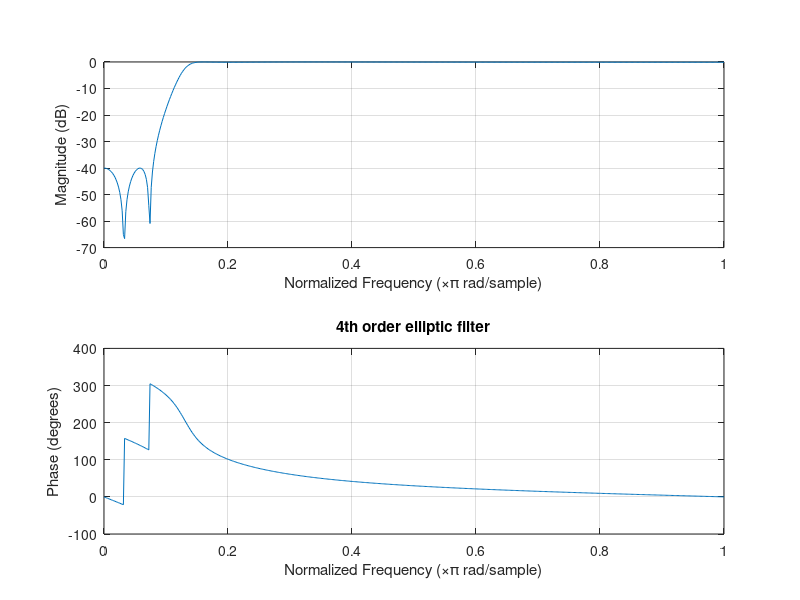

This chart was generated by the following MATLAB code: (Note: this script raises an error after producing the figure.)
%%
% <latex> 
% \title{BE 521: Homework 6 \\{\normalsize Spike sorting}\\{\normalsize Spring 2021}} 
% \author{60 points} 
% \date{Due: Tuesday, 03/09/2021 10:00pm} 
% \maketitle \textbf{Objective:} Detect and cluster spikes
% </latex>

%% 
% <latex> 
% \begin{center} \author{Jal Mahendra Panchal \\
%   \normalsize Collaborators: COLLABORATORS HERE \\}
% \end{center} 
% </latex>

%% 
% <latex>
% \subsection*{Overview}
% In this homework, you will do some basic spike sorting using two different datasets. The first (\verb|I521_A0006_D001|) is from a crayfish neuromuscular junction, a good model for human central nervous system synapses\footnote{The sampling rate of this data is 2000 Hz, which is adequate for this homework's instructional purposes but usually inadequate for real spike sorting, which often uses sampling frequencies on the order of 20 kHz.}. Specifically, the data contains two simultaneous recordings: an extracellular recording from the third nerve (channel \verb|nerve|) of a crayfish abdominal ganglion, which contains six spontaneously active motor neurons, and an intracellular recording from the superficial flexor muscle (channel \verb|muscle|) innervated by this nerve. You will attempt to discern relationships between the classes of spike waveforms you extract from the motor nerve trace and elicited potentials seen in the muscle fiber recording. 
% Then, you will revisit a human intracranial EEG recording (\verb|I521_A0006_D002|) and use some of the techniques you've learned in class to build a more automated spike sorter. 
% Note: While spikes may have positive and negative deflections, we will only focus on positive spikes on this homework for simplicity. 
% \section{Spike Detection and Clustering (38 pts)}
% In this section, you will explore some basic filtering and spike thresholding to ultimately compare spike clusters you pick out by eye to those selected by an automated algorithm.
% \begin{enumerate}
%     \item You can assume that the nerve samples have already been low-pass filtered. Here you will high-pass filter in order to remove signals like slow local field potentials and 60 Hz power line noise. Create a 4th order \textit{elliptic filter} with 0.1 dB of ripple in the passband, a stopband 40 dB lower than the peak value in the passband, and a passband edge frequency of 300 Hz (see Matlab's \verb|ellip| function and make sure your give the edge frequency in the correct normalized form). The statement to create this filter (defined by the filter coefficients \verb|b| and \verb|a|) should look something like
%   \begin{lstlisting}
% 	[b,a]=ellip(n,Rp,Rs,Wp,'high')
%   \end{lstlisting}
%   Clearly specify the denominator and numerator coefficients obtained for your filter function. (2pts)
% </latex>




%%
% $\textbf{Answer 1.1} \\$

%%
%ellip filter 
n = 4 ; %4th order filter 
Rp = 0.1 ; %pass band ripple in db 
Rs  = 40 ; % stop band attenuation in db 
Wp = 300 ; %pass band edge frequency in hz

fs = 2000; %sampling freq in hz
Wp  = Wp/fs; % converting cutoff freq to a ratio of sampling freq 

[nmtr_b , den_a ] = ellip(n,Rp, Rs , Wp, 'high') ;

%%
% The filter's numerator and denomerator respectively are
nmtr_b
den_a

figure();
freqz(nmtr_b, den_a);
title('4th order elliptic filter')
%% 
% <latex>
%   \item Using the \verb|filter| function and \verb|filtfilt| function, obtain two different filtered outputs of the nerve signal.
%       \begin{enumerate}
%         \item In a 2x1 subplot, plot the first 50 ms of the unfiltered nerve signal in the top subplot; in the bottom subplot, plot the \verb|filter| output in blue and the \verb|filtfilt| output in red. Use a potential range (y-axis) of -20 to 50 millivolts. (4 pts)
% </latex>

%%
% $\textbf{Answer 1.2a} \\$

%%
%obtaining the I521_A0006_D001 signal
addpath(genpath('/Users/jalpanchal/git/be521'));

session_cray = IEEGSession('I521_A0006_D001', 'jalpanchal', 'jal_ieeglogin.bin');
sampling_frequency_hz_cray = session_cray.data.sampleRate;
duration_in_sec_cray = session_cray.data(1).rawChannels(1).get_tsdetails.getDuration/1e6;

muscle_raw_uV = session_cray.data.getvalues(0, duration_in_sec_cray * 1e6, 1);
nerve_raw_uV = session_cray.data.getvalues(0, duration_in_sec_cray * 1e6, 2);

duration = datestr(seconds(duration_in_sec_cray),'HH:MM:SS:FFF');

%%
%filtering using filter
nerve_filter_uV = filter(nmtr_b,den_a,nerve_raw_uV);

%filtering using filtfilt
nerve_filtfilt_uV = filtfilt(nmtr_b,den_a,nerve_raw_uV);

%%
%plot 
fs = sampling_frequency_hz_cray;
t = 0 : 1e3/sampling_frequency_hz_cray : duration_in_sec_cray*1e3 - 1e3/sampling_frequency_hz_cray ;

figure();
ax1 = subplot(2,1,1);
plot(t, nerve_raw_uV/1000, 'Linewidth', 1)                   
title('Nerves channel raw')
xlabel('Time (ms)')
ylabel('Signal Amplitude (mV)')
xlim([0, 50])
ylim([-20 50])

ax2 = subplot(2,1,2);
plot(t, nerve_filter_uV/1000, 'Linewidth', 1, 'color',[0 0.4470 0.7410] );
hold on 
plot(t, nerve_filtfilt_uV/1000, 'Linewidth', 1, 'color', [0.8500 0.3250 0.0980]);
hold off
title('Nerves channel filtered')
xlabel('Time (ms)')
ylabel('Signal Amplitude (mV)')
legend('filter()', 'filtfilt()')
xlim([0, 50]) 
ylim([-20 50])

suptitle('Filtering nerve channel data for I521\_A0006\_D001')

%% 
% <latex>
%         \item How is the unfiltered signal different from the filtered signal? What is different about the two filtered (red and blue) signals? (2 pts)
% </latex>

%%
% $\textbf{Answer 1.2b} \\$

%%
% The unfiltered signal has low frequency components and a 60 hz power line
% noise that can be seen as a base line fluctuation. In the filtered
% signals, the lower frequencies have been removed and a stable baseline
% can be seen. $\\$
% The $filtfilt$ function processes the signal in the forward and reverse
% direction to cause a zero phase distortion as compared to the $filter$
% function which prosses the signal only in the forward direction which can
% result in a phase shift. The $filtfilt$ function due to its two direction
% approach results in doubling of the order of filter as specified by the
% filter coefficients b(numerator) and a(denomerator). The $filter$  function in
% contrast maintains the order of the filter.

%% 
% <latex>
%         \item Briefly explain the mathematical difference between the two filtering methods, and why one method might be more advantageous than the other in the context of spike detection? (5 pts)
% </latex>

%%
% $\textbf{Answer 1.2c} \\$

%%
% The $filter$ function..
%%
% <latex>
%       \end{enumerate}
%         \item Using a spike threshold of +30 mV, calculate the index and value of the peak voltage for each spike in the \textbf{filtered} nerve signal (select the best one). Use these values to plot the first 2.5 seconds of the nerve signal with a red dot above (e.g. 10 mV above) each spike. (Hint: Plot the entire length of the nerve signal with all the spikes marked but then restrict the x-axis using \verb|xlim| to [0, 2.5] seconds) (4 pts)
% </latex>

%%
% $\textbf{Answer 1.3} \\$

%%
%peak identification
x = nerve_filtfilt_uV/1000;
threshold = 30;

%finding peak using sign change in second derivative(maxima) for signal above
%threshold
peak_find = @(x, th) (find((diff(diff(x) < 0 ) .* (x(2:end-1) >th))>0));

nerve_ff_peakidx = peak_find(x,threshold);


%%
%plotting peaks in filtered signal
fs = sampling_frequency_hz_cray;
t = 0 : 1e3/sampling_frequency_hz_cray : duration_in_sec_cray*1e3 - 1e3/sampling_frequency_hz_cray ;
figure();
plot(t/1000, x, 'Linewidth', 1);
hold on;
plot(0 + ((nerve_ff_peakidx)/fs), x(nerve_ff_peakidx+1)+10, '.', 'Markersize',10, 'color' ,[0.8500 0.3250 0.0980] );
hold off;
ylabel('Amplitude (mV)');
xlabel('Time (sec)');
title('Nerves channel filtered for I521\_A0006\_D001');
legend('filtered signal', 'peaks>30mV')
xlim([0 2.5])

%% 
% <latex>
%  \item Under the assumption that different cells produce different action potentials with distinct peak amplitudes, decide how many cells you think were recorded (some number between 1 and 6). You may find it helpful to zoom in and pan on the plot you made in question 1.3. You may also find it useful to plot the sorted peak values to gain insight into where ``plateaus'' might be. (No need to include these preliminary plots in the report, though.) Use thresholds (which you well set manually/by eye) to separate the different spikes. Make a plot of the first 2.5 seconds similar to that in 1.3 except now color the spike dots of each group a different color (e.g., \verb|'r.'|,\verb|'g.'|,\verb|'k.'|,\verb|'m.'|).(6 pts)
% </latex>

%%
% $\textbf{Answer 1.4} \\$

%%
nerve_peak_amp = sort(x(nerve_ff_peakidx+1));
%%
plot(nerve_peak_amp);
%%
plot(diff(nerve_peak_amp))
%%
histogram( x(nerve_ff_peakidx+1), 1000);


%%
% Based on manual insoection of the spike amplitude and shape, it appears
% that 6 different neurons are recorded in the nerve channel of the signal


%%
%plotting peaks in filtered signal
x = nerve_filtfilt_uV/1000;
fs = sampling_frequency_hz_cray;
t = 0 : 1e3/sampling_frequency_hz_cray : duration_in_sec_cray*1e3 - 1e3/sampling_frequency_hz_cray ;

%making a cell array for each neuron peak
n = {};
n{1} = find(x(nerve_ff_peakidx+1) <50 & x(nerve_ff_peakidx+1)>30);
n{2} = find(x(nerve_ff_peakidx+1) <85 & x(nerve_ff_peakidx+1)>50);
n{3} = find(x(nerve_ff_peakidx+1) <110 & x(nerve_ff_peakidx+1)>85);
n{4} = find(x(nerve_ff_peakidx+1) <155 & x(nerve_ff_peakidx+1)>110);
n{5} = find(x(nerve_ff_peakidx+1) <201 & x(nerve_ff_peakidx+1)>155);
n{6} = find(x(nerve_ff_peakidx+1) <350 & x(nerve_ff_peakidx+1)>201);

figure();
plot(t/1000, x, 'Linewidth', 1);
hold on;
%plot all peaks
% plot(0 + (nerve_ff_peakidx/fs), x(nerve_ff_peakidx+1)+10, '.', 'Markersize',10, 'color' ,[0.8500 0.3250 0.0980] );

plot(nerve_ff_peakidx(n{1})/fs, x(nerve_ff_peakidx(n{1})+1) +10,'r.', 'Markersize',15);

plot(nerve_ff_peakidx(n{2})/fs, x(nerve_ff_peakidx(n{2})+1)+ 10,'b.', 'Markersize',15);
plot(nerve_ff_peakidx(n{3})/fs, x(nerve_ff_peakidx(n{3})+1)+ 10,'g.', 'Markersize',15);
plot(nerve_ff_peakidx(n{4})/fs, x(nerve_ff_peakidx(n{4})+1)+ 10,'k.', 'Markersize',15);
plot(nerve_ff_peakidx(n{5})/fs, x(nerve_ff_peakidx(n{5})+1)+ 10,'m.', 'Markersize',15);
plot(nerve_ff_peakidx(n{6})/fs, x(nerve_ff_peakidx(n{6})+1)+ 10,'c.', 'Markersize',15);

hold off;
ylabel('Amplitude (mV)');
xlabel('Time (sec)');
title('Nerves channel manual clustering of neurons for I521\_A0006\_D001');
legend('filtered signal','neuron1', 'neuron2', 'neuron3', 'neuron4', 'neuron5', 'neuron6')
xlim([0 2.5])


%% 
% <latex>
%  \item Use Matlab's $k$-means\footnote{Clustering, like $k$-means you are using here, is a form of unsupervised learning.} function (\verb|kmeans|) to fit $k$ clusters (where $k$ is the number of cells you think the recording is picking up) to the 1D data for each spike. 
%   \begin{enumerate}
% 	\item Using the same color order (for increasing spike amplitude) as you did for the thresholds in question 1.4, plot the spike cluster colors as little dots slightly above those you made for question 1.4. The final figure should be a new plot of the nerve voltage and two dots above each spike, the first being your manual label and the second your clustered label, which (hopefully/usually) should be the same color. (4 pts)
% </latex>

%%
% $\textbf{Answer 1.5a} \\$

%%
%kmeans clustering
% rng(1); % For reproducibility
n_clusters = 6;
[idx, centroid] = kmeans( x(nerve_ff_peakidx+1), n_clusters, 'Display','iter');
[~,i] = sort(centroid);

km_n = {};

km_n{1} = find(idx==i(1));
km_n{2} = find(idx==i(2));
km_n{3} = find(idx==i(3));
km_n{4} = find(idx==i(4));
km_n{5} = find(idx==i(5));
km_n{6} = find(idx==i(6));

%%
%plotting clusters
figure();
plot(t/1000, x, 'Linewidth', 1);
hold on;
%plot all peaks
% plot(0 + (nerve_ff_peakidx/fs), x(nerve_ff_peakidx+1)+10, '.', 'Markersize',10, 'color' ,[0.8500 0.3250 0.0980] );

%plotting manaul peaks
plot(nerve_ff_peakidx(n{1})/fs, x(nerve_ff_peakidx(n{1})+1) +10,'r.', 'Markersize',15);
plot(nerve_ff_peakidx(n{2})/fs, x(nerve_ff_peakidx(n{2})+1)+ 10,'b.', 'Markersize',15);
plot(nerve_ff_peakidx(n{3})/fs, x(nerve_ff_peakidx(n{3})+1)+ 10,'g.', 'Markersize',15);
plot(nerve_ff_peakidx(n{4})/fs, x(nerve_ff_peakidx(n{4})+1)+ 10,'k.', 'Markersize',15);
plot(nerve_ff_peakidx(n{5})/fs, x(nerve_ff_peakidx(n{5})+1)+ 10,'m.', 'Markersize',15);
plot(nerve_ff_peakidx(n{6})/fs, x(nerve_ff_peakidx(n{6})+1)+ 10,'c.', 'Markersize',15);

%plotting kmeans clusters
plot(nerve_ff_peakidx(km_n{1})/fs, x(nerve_ff_peakidx(km_n{1})+1)+20,'r.', 'Markersize',15);
plot(nerve_ff_peakidx(km_n{2})/fs, x(nerve_ff_peakidx(km_n{2})+1)+20,'b.', 'Markersize',15);
plot(nerve_ff_peakidx(km_n{3})/fs, x(nerve_ff_peakidx(km_n{3})+1)+20,'g.', 'Markersize',15);
plot(nerve_ff_peakidx(km_n{4})/fs, x(nerve_ff_peakidx(km_n{4})+1)+20,'k.', 'Markersize',15);
plot(nerve_ff_peakidx(km_n{5})/fs, x(nerve_ff_peakidx(km_n{5})+1)+20,'m.', 'Markersize',15);
plot(nerve_ff_peakidx(km_n{6})/fs, x(nerve_ff_peakidx(km_n{6})+1)+20,'c.', 'Markersize',15);

hold off;
ylabel('Amplitude (mV)');
xlabel('Time (sec)');
title('Nerves channel comparing manual clustering to kmeans clustering for I521\_A0006\_D001');
legend('filtered signal', 'neuron1', 'neuron2', 'neuron3', 'neuron4', 'neuron5', 'neuron6')
xlim([0 2.5])


%% 
% <latex>
% 	\item Which labeling, your manual ones or the ones learned by clustering) seem best, or do they both seem just as good? (Again, panning over the entire plot may be helpful.) (2 pts)
% </latex>

%%
% $\textbf{Answer 1.5b} \\$

%%
%

%% 
% <latex>
%   \end{enumerate}
%  \item In this question,  you will test the hypothesis that the muscle potential responses are really only due to spikes from a subset of the cells you have identified in the previous two questions. First, plot the first 2.5 seconds of the muscle fiber potential and compare it with that of the nerve. Observe the relationship between spikes and the muscle fiber response. (No need to include this plot and observation in your report.)
%      Now, calculate the maximum muscle fiber potential change\footnote{max voltage - min voltage} in the 25 ms\footnote{Note that this 25 ms window is somewhat ad hoc and is just what seems reasonable by eye for this data. It implies no underlying physiological time scale or standard.} window after each spike (with the assumption that spikes without any/much effect on the muscle fiber potential do not directly innervate it). 
%   \begin{enumerate}
%    \item Using the cell groups you either manually defined or found via $k$-means clustering (just specify which you're using) again with different colors, plot a colored point for each spike where the x-value is the spike amplitude and the y-value is the muscle potential change. (6 pts)
% </latex>


%%
% $\textbf{Answer 1.6a} \\$



%%
%plotting peaks in filtered signal
fs = sampling_frequency_hz_cray;
t = 0 : 1e3/sampling_frequency_hz_cray : duration_in_sec_cray*1e3 - 1e3/sampling_frequency_hz_cray ;
figure();
yyaxis left
plot(t/1000, x, 'Linewidth', 1);
ylabel('Amplitude (mV)');
hold on;

yyaxis right
plot(t/1000, muscle_raw_uV/1000,  'color' ,[0.8500 0.3250 0.0980] );
ylabel('Amplitude (mV)');
ylim([-76, -50]) 

%plotting markers for peaks
hold on
for i = 1:size(nerve_ff_peakidx/fs,1)
        xline(nerve_ff_peakidx(i)/fs);
end

hold off; 

xlabel('Time (sec)');
title('nerve and muscle channel for I521\_A0006\_D001');
legend('filtered nerve signal', 'muscle channel')
xlim([0 2.5])

%%
%calculating muscle fiber potential change after neuron spike
pot_change_peak = {};
%first we loop through the different sets of neuron clusters
for i= 1:n_clusters
    idx = km_n{i};
    temp_ = zeros(size(idx,1),3);
    for j = 1:size(idx,1)
       %calculating max and min mulscle voltage in 25 ms window after peak
       window_ms = 25;
       samples = window_ms*fs/1000;
       %index of signal of peak #j in neuron cluster i
       pk_idx = nerve_ff_peakidx(idx(j))+1;
       muscle_sig = muscle_raw_uV(pk_idx : pk_idx+samples);
       muscle_pot_mV = (max(muscle_sig)-min(muscle_sig))/1000;
       
       %saving, peak index, muscle pot change and spike amplitude in matrix
       temp_(j,:) = [pk_idx-1, muscle_pot_mV,x(pk_idx)];
    end
    %cell array of temp_ matrix for each cluster
    pot_change_peak{i} = temp_; 
end

%%
%plotting peaks in filtered signal
fs = sampling_frequency_hz_cray;
t = 0 : 1e3/sampling_frequency_hz_cray : duration_in_sec_cray*1e3 - 1e3/sampling_frequency_hz_cray ;
figure();

plot(pot_change_peak{1}(:,3), pot_change_peak{1}(:,2),'r.', 'Markersize',15);
hold on 
plot(pot_change_peak{2}(:,3), pot_change_peak{2}(:,2),'b.', 'Markersize',15);
plot(pot_change_peak{3}(:,3), pot_change_peak{3}(:,2),'g.', 'Markersize',15);
plot(pot_change_peak{4}(:,3), pot_change_peak{4}(:,2),'k.', 'Markersize',15);
plot(pot_change_peak{5}(:,3), pot_change_peak{5}(:,2),'m.', 'Markersize',15);
plot(pot_change_peak{6}(:,3), pot_change_peak{6}(:,2),'c.', 'Markersize',15);
hold off;

ylabel('Potential Difference(mV)');
xlabel('Peak Amplitude(mV)');
title('Spike peak amplitude vs Muscle potential change, I521\_A0006\_D001');
legend('neuron1', 'neuron2', 'neuron3', 'neuron4', 'neuron5', 'neuron6')
% xlim([0 2.5])

%% 
% <latex>
%    \item Does this plot support the hypothesis that the muscle fiber responses are only due to a subset of the cells. Explain why or why not. (3 pts)
% </latex>

%%
% $\textbf{Answer 1.6b} \\$

%%
% mnl,khjkl

%% 
% <latex>
%   \end{enumerate}
% \end{enumerate}
% \section{Multivariate Clustering (22 pts)}
% In this section, you will explore similar methods for spikes sorting and clustering but with a different dataset, the human intracranial data in \verb|I521_A0006_D002|, 
% which is a larger dataset of the same recording you saw in \verb|I521_A0001_D001| of Homework 1. 
%   \begin{enumerate}
%    \item Using a threshold six standard deviations above the mean of the signal, detect the spikes in the signal. In addition, extract the waveform from 1 ms before the peak to 1 ms after it with peak value in the middle. (You will end up with a matrix where each row corresponds to the number of data points in 2 ms of signal minus 1 data point. Use the closest integer number of data points for the $\pm$ 1 ms window.) 
% </latex>


%% 
% <latex>
% 	\begin{enumerate}
% 	  \item Plot the waveforms of all the spikes overlaid on each other in the same color. (4 pts)
% </latex>


%%
% $\textbf{Answer 2.1a} \\$

%%
%obtaining the I521_A0006_D002 signal
addpath(genpath('/Users/jalpanchal/git/be521'));

session_humn = IEEGSession('I521_A0006_D002', 'jalpanchal', 'jal_ieeglogin.bin');
sampling_frequency_hz_humn = session_humn.data.sampleRate;
duration_in_sec_humn = session_humn.data(1).rawChannels(1).get_tsdetails.getDuration/1e6;

intcran_raw_uV = session_humn.data.getvalues(0, duration_in_sec_humn * 1e6, 1);

%%
%calculating peaks above 6 std above mean

std_humn_uV = std(intcran_raw_uV);
mean_humn_uV = mean(intcran_raw_uV);

threshold_uV = mean_humn_uV + 6*std_humn_uV;

humn_peak_idx = peak_find(intcran_raw_uV, threshold_uV);
%%
%plotting human intercranial signal raw
fs = sampling_frequency_hz_humn;
t = 0 : 1/fs : duration_in_sec_humn;
x = intcran_raw_uV;
figure();
plot(t, x, 'Linewidth', 1);
hold on
yline(threshold_uV, '-','threshold');
plot(0 + ((humn_peak_idx)/fs), x(humn_peak_idx+1)+1, '.', 'Markersize',10, 'color' ,[0.8500 0.3250 0.0980] );
hold off;
ylabel('Signal Amplitude (\muV)');
xlabel('Time (sec)');
title('Intracranial human data for I521\_A0006\_D002');


%%
%stacking ±1 ms around all peaks
%for a sampling frequency of 32258, 1ms has 32.258 points
% to acquire 1 ms before and after the peak, we can acquire 32 points before
% and 32 points after the peak 
peak_stack_uV = zeros(size(humn_peak_idx,1), 65);
for i = 1:size(humn_peak_idx,1)
    pk_idx = humn_peak_idx(i)+1;
   peak_stack_uV(i, :) = intcran_raw_uV(pk_idx-32 : pk_idx+32);
end

%%
%plotting stacked peaks
t = (-32:1:32)/32258;

figure();
plot(t,peak_stack_uV(1,:), 'color', [0 0.4470 0.7410]);
hold on
for i = 2:size(humn_peak_idx,1)
    plot(t,peak_stack_uV(i,:), 'color', [0 0.4470 0.7410])
end
xline(0)
ylabel('Signal Amplitude(\muV)');
xlabel('Time around peak (ms)');
title('Stacking aligned peaks above threshold for I521\_A0006\_D002');


%% 
% <latex>
% 	  \item Does it looks like there is more than one type of spike? (1 pt)
% </latex>

%%
% $\textbf{Answer 2.1b} \\$

%%
% Yes, based on the stacked plots we see that there are at least 2 "groups"
% of peaks stacked together, one with a peak amplitde alose to 50 uV and
% another with a peak amplitude of about 100 uV. This means that there are
% at least 2 types of spikes.There are some peaks/spikes at a highter
% amplitude around 125 uV which could be another type of spike/peak.

%% 
% <latex>
% 	\end{enumerate} 
%    \item For each spike, represent the waveform by its  principal components. Use the \verb|pca| command in Matlab. Intuitively, principal component analysis finds the coordinate system that most reduces the variability in your data. 
% 	\begin{enumerate}
% 	  \item Run principal component analysis on all the spike waveforms and represent your data with the top two principal components. Make a scatterplot of your data in this principal component (PC) space. (3 pts)
% </latex>

%%
% $\textbf{Answer 2.2a} \\$

%%
%performing pca analysis
humn_peak_amp_uV = peak_stack_uV(:,33); 
[coeff,score,latent,tsquared,explained,mu] = pca(peak_stack_uV);

%%
%plotting a scatter plot in PC space
figure();
scatter(score(:,1), score(:,2))
ylabel('Principle component 2');
xlabel('Principle component 1');
title('PC1 vs PC2, I521\_A0006\_D002 data in Principle compponent space');
%% 
% <latex>
% 	  \item Each PC also has an associated eigenvalue, representing the amount of variance explained by that PC. This an output of the \verb|PCA| command. Plot the  principal component vs the total (cumulative) percent variance explained. What is the percent variance explained if you include the top two principal components? (3 pts)
% </latex>

%%
% $\textbf{Answer 2.2b} \\$



%% 
% <latex>
% 	  \item Does it look like there is more than one cluster of spikes? (1 pt)
% 	\end{enumerate} 
% </latex>

%%
% $\textbf{Answer 2.2c} \\$


%% 
% <latex>
%    \item Use the same \verb|kmeans| function as you used before to cluster the spikes based on these two (normalized) features (the waveforms represented by the top two PCs). You will use a slight twist, though, in that you will perform $k$-medians (which uses the medians instead of the mean for the cluster centers) by using the \verb|'cityblock'| distance metric (instead of the default \verb|'sqEuclidean'| distance). Make a plot similar to that in 2.2.a but now coloring the two clusters red and green. (3 pts)
% </latex>


%%
% $\textbf{Answer 2.3} \\$


%% 
% <latex>
%   \item Make a plot similar to 2.1 but now coloring the traces red and green according to which cluster they are in. Overlay the mean of the waveforms in each cluster with a thick black line (use the parameter \verb|'LineWidth'| and value \verb|'4'|). (3 pts)
% </latex>

%%
% $\textbf{Answer 2.4} \\$


%% 
% <latex>
%   \item What is a disadvantage of using principal component analysis? (1 pts)
% </latex>

%%
% $\textbf{Answer 2.5} \\$


%% 
% <latex>
%   \item What are some dangers of using the clustering techniques in this homework? (List 3) (3 pts)
% </latex>

%%
% $\textbf{Answer 2.6} \\$


%% 
% <latex> 
% \end{enumerate}
% \end{document}
% </latex>
